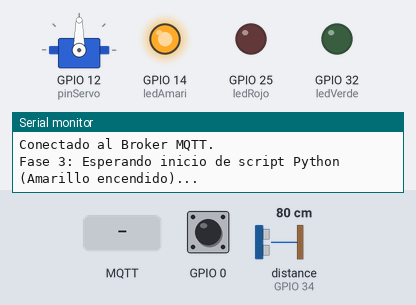
Bench run of a sketch on a simulated ESP32. On the bench: servo, output pins drawn as LEDs (lit = HIGH), the last lines printed to the serial monitor. The test bench sets the inputs (shaded band); at power-on: GPIO 0 HIGH, distance to the obstacle (sensor on GPIO 34) 80 cm. The echo pulse lasts 58.3 µs per cm; WiFi joins after 1.5 s; servers stay silent unless stated; EEPROM starts erased; no MQTT or app messages arrive unless stated; pins used as bus, display or sensor lines are not drawn.

Above: at 4.2 s.
4.3 s: MQTT message "entrada" arrives on the first subscribed topic
At 4.8 s:
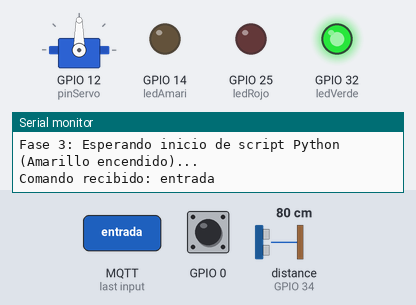
7.3 s: GPIO 0 pulled LOW for 0.15 s
At 7.9 s:
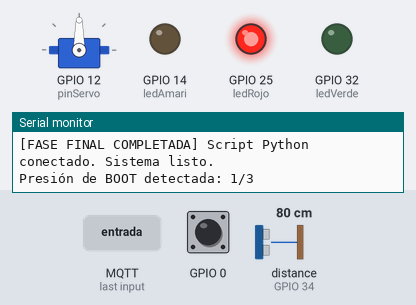
10.4 s: MQTT message "ABRIR" arrives on the first subscribed topic
At 10.7 s:
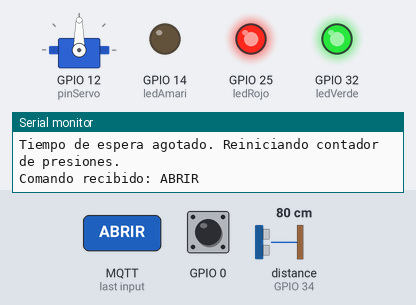
13.4 s: distance to the obstacle (sensor on GPIO 34) set to 2 cm
16.4 s: GPIO 0 pulled LOW for 1 s
20.4 s: GPIO 0 pulled LOW for 0.15 s
At 23.0 s:
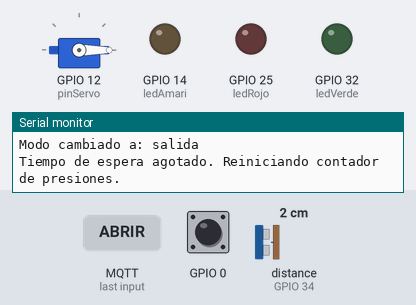
Timing chart, 0 to 24.5 s (numbered marks = the images above; inputs shaded):
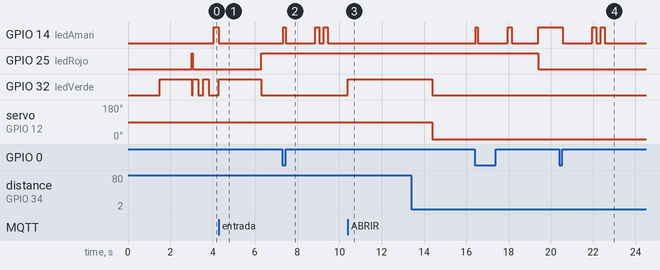

Measured:
- after the input at 4.3 s, GPIO 14 (ledAmari): HIGH → LOW at once; GPIO 25 (ledRojo): LOW → HIGH after 2.0 s; GPIO 32 (ledVerde): LOW → HIGH at once, → LOW 2.0 s later
- after the input at 7.3 s, GPIO 14 (ledAmari): goes HIGH 0.10 s, LOW 1.4 s, HIGH 0.20 s, LOW 0.20 s, HIGH 0.20 s, then LOW, starting after 0.05 s
- after the input at 10.4 s, GPIO 32 (ledVerde): LOW → HIGH at once
- after the input at 20.4 s, GPIO 14 (ledAmari): goes LOW 1.4 s, HIGH 0.20 s, LOW 0.20 s, HIGH 0.20 s, then LOW, starting after 0.15 s

The sketch:

garita_firmware.ino
```cpp
#include <WiFi.h>
#include <PubSubClient.h>
#include <ESP32Servo.h>
#include <WiFiManager.h> // Librería WiFiManager de tzapu
#include <Preferences.h>  // Para guardar configuración en memoria flash

// Firmware de la garita física: agrega alternancia de modo entrada/salida
// (un solo ESP32 haciendo de las dos garitas) y publica la presencia como
// JSON a garita_controller.py / iot-service en los tópicos ucepark/garita/*.

// --- Pines ---
const int pinTrig = 27;
const int pinEcho = 34;
const int ledVerde = 32;
const int ledRojo = 25;
const int ledAmari = 14;
const int pinServo = 12;

// --- Configuración de Red y MQTT ---
char mqtt_server[40] = "192.168.1.50"; // Valor por defecto
bool shouldSaveConfig = false;

WiFiClient espClient;
PubSubClient client(espClient);
Servo miBarrera;
Preferences preferences;

// --- Tópicos MQTT (coinciden con iot-service/config.py de parking-service) ---
const char* TOPIC_PRESENCIA = "ucepark/garita/eventos";
const char* TOPIC_COMANDOS = "ucepark/garita/comandos";
// Estado de conexion del propio ESP32 (no confundir con "el celular esta
// conectado al broker"): se publica "online" retenido apenas conecta, y el
// broker publica sola/automaticamente "offline" (Last Will) si el ESP32 se
// desconecta de golpe (se apaga, pierde WiFi, etc.) sin avisar. Asi la app
// movil puede saber si la garita fisica en si sigue viva, no solo si su
// propia conexion MQTT esta arriba.
const char* TOPIC_ESTADO = "ucepark/garita/estado";

// --- Variables de Estado ---
bool analizando = false;
unsigned long ultimoComandoTiempo = 0;
const unsigned long cooldownTiempo = 5000; // Cooldown de 5 segundos para reactivación
bool scriptConnectedOnce = false;          // Indica si el script de Python ya se sincronizó

// --- Modo entrada/salida (persistido en Preferences) ---
String modoActual = "entrada"; // "entrada" o "salida"

// Variables para control de clicks del botón BOOT
int buttonPressCount = 0;
unsigned long lastButtonPressTime = 0;
bool lastButtonState = HIGH;

void callback(char* topic, byte* payload, unsigned int length);

// Callback de WiFiManager para indicar que se debe guardar la configuración
void saveConfigCallback() {
  Serial.println("Nueva configuración detectada. Se guardará al conectar...");
  shouldSaveConfig = true;
}

void alternarModo() {
  modoActual = (modoActual == "entrada") ? "salida" : "entrada";
  preferences.begin("garita-config", false);
  preferences.putString("modo", modoActual);
  preferences.end();

  Serial.print("Modo cambiado a: ");
  Serial.println(modoActual);

  // Feedback: 1 parpadeo amarillo = entrada, 2 parpadeos = salida
  int parpadeos = (modoActual == "entrada") ? 1 : 2;
  for (int i = 0; i < parpadeos; i++) {
    digitalWrite(ledAmari, HIGH);
    delay(200);
    digitalWrite(ledAmari, LOW);
    delay(200);
  }
}

// Función no bloqueante para: (1) click corto = alterna modo entrada/salida,
// (2) triple-click en <1.5s = reset físico de WiFi/MQTT.
void checkBootButton() {
  bool currentButtonState = digitalRead(0);

  if (currentButtonState == LOW && lastButtonState == HIGH) {
    delay(50); // Debounce
    if (digitalRead(0) == LOW) {
      buttonPressCount++;
      lastButtonPressTime = millis();
      Serial.print("Presión de BOOT detectada: ");
      Serial.print(buttonPressCount);
      Serial.println("/3");

      digitalWrite(ledAmari, HIGH);
      delay(100);
      digitalWrite(ledAmari, LOW);

      while (digitalRead(0) == LOW) {
        delay(10);
      }
    }
  }
  lastButtonState = currentButtonState;

  // Ventana de 1.5s cerrada sin llegar a triple-click: decide la accion.
  if (buttonPressCount > 0 && (millis() - lastButtonPressTime > 1500)) {
    if (buttonPressCount == 1) {
      alternarModo();
    }
    // count == 2: se ignora (evita alternar modo por doble-click accidental
    // camino a un triple-click que no se completo).
    Serial.println("Tiempo de espera agotado. Reiniciando contador de presiones.");
    buttonPressCount = 0;
  }

  if (buttonPressCount >= 3) {
    Serial.println("[RESET] Boton BOOT presionado 3 veces. Restableciendo WiFi y MQTT...");

    for (int i = 0; i < 15; i++) {
      digitalWrite(ledVerde, HIGH);
      digitalWrite(ledAmari, LOW);
      delay(80);
      digitalWrite(ledVerde, LOW);
      digitalWrite(ledAmari, HIGH);
      delay(80);
    }
    digitalWrite(ledAmari, LOW);

    // Reset deliberado (no una caida de energia): se avisa "offline" de una
    // vez por su cuenta, sin esperar a que el broker note la falta de
    // PINGREQ via el Last Will.
    if (client.connected()) {
      client.publish(TOPIC_ESTADO, "offline", true);
      client.disconnect();
    }

    WiFi.disconnect(true, true);
    delay(200);

    WiFiManager wm;
    wm.resetSettings();

    preferences.begin("garita-config", false);
    preferences.clear();
    preferences.end();

    Serial.println("Configuracion borrada por completo. Reiniciando...");
    ESP.restart();
  }
}

void setup() {
  Serial.begin(115200);
  pinMode(ledVerde, OUTPUT); pinMode(ledRojo, OUTPUT); pinMode(ledAmari, OUTPUT);
  pinMode(pinTrig, OUTPUT); pinMode(pinEcho, INPUT);
  miBarrera.attach(pinServo);

  pinMode(0, INPUT_PULLUP);

  digitalWrite(ledAmari, LOW);
  digitalWrite(ledVerde, LOW);
  digitalWrite(ledRojo, LOW);

  preferences.begin("garita-config", false);
  String saved_mqtt = preferences.getString("mqtt_server", "192.168.1.50");
  saved_mqtt.toCharArray(mqtt_server, 40);
  modoActual = preferences.getString("modo", "entrada");
  Serial.print("IP de MQTT Broker cargada de memoria: ");
  Serial.println(mqtt_server);
  Serial.print("Modo cargado de memoria: ");
  Serial.println(modoActual);
  preferences.end();

  WiFiManager wm;
  wm.setSaveConfigCallback(saveConfigCallback);

  WiFiManagerParameter custom_mqtt_server("server", "MQTT Broker IP", mqtt_server, 40);
  wm.addParameter(&custom_mqtt_server);

  Serial.println("Fase 1: Conectando a WiFi (Parpadeando Amarillo)...");
  wm.setConfigPortalBlocking(false);
  wm.autoConnect("Garita-Config");

  unsigned long lastBlink = 0;
  bool blinkState = false;

  while (WiFi.status() != WL_CONNECTED) {
    wm.process();
    checkBootButton();

    if (millis() - lastBlink > 400) {
      lastBlink = millis();
      blinkState = !blinkState;
      digitalWrite(ledAmari, blinkState ? HIGH : LOW);
    }
    delay(10);
  }

  digitalWrite(ledAmari, LOW);
  digitalWrite(ledVerde, HIGH);
  delay(1500);
  digitalWrite(ledVerde, LOW);

  if (shouldSaveConfig) {
    preferences.begin("garita-config", false);
    String new_mqtt = String(custom_mqtt_server.getValue());
    new_mqtt.trim();
    if (new_mqtt.length() > 0) {
      new_mqtt.toCharArray(mqtt_server, 40);
      preferences.putString("mqtt_server", new_mqtt);
      Serial.print("Nueva IP de MQTT guardada en memoria: ");
      Serial.println(mqtt_server);
    }
    preferences.end();
  }

  Serial.println("WiFi conectado exitosamente!");
  Serial.print("Direccion IP del ESP32: ");
  Serial.println(WiFi.localIP());

  client.setServer(mqtt_server, 1883);
  client.setCallback(callback);
  // Keepalive minimo razonable (default de PubSubClient es 15s -> hasta 22s
  // para que el broker note la caida). Con 2s, el broker dispara el Last
  // Will (ucepark/garita/estado -> "offline") en ~3s si el ESP32 se apaga de
  // golpe. Bajarlo mas arriesga falsos "desconectado" por jitter normal de
  // WiFi; una caida de energia real nunca se puede detectar en 0ms exactos
  // porque el dispositivo muerto no puede avisar - esto es lo mas cerca de
  // "inmediato" que el protocolo MQTT permite sin generar falsos positivos.
  client.setKeepAlive(2);
}

void callback(char* topic, byte* payload, unsigned int length) {
  String cmd = "";
  for (unsigned int i = 0; i < length; i++) cmd += (char)payload[i];

  Serial.print("Comando recibido: ");
  Serial.println(cmd);

  if (!scriptConnectedOnce) {
    scriptConnectedOnce = true;
    digitalWrite(ledAmari, LOW);
    digitalWrite(ledVerde, HIGH);
    delay(2000);
    digitalWrite(ledVerde, LOW);

    digitalWrite(ledRojo, HIGH);
    Serial.println("[FASE FINAL COMPLETADA] Script Python conectado. Sistema listo.");
    return;
  }

  if (cmd == "ABRIR") {
    digitalWrite(ledAmari, LOW);
    digitalWrite(ledVerde, HIGH);
    miBarrera.write(90);
    delay(4000);
    miBarrera.write(0);
    digitalWrite(ledVerde, LOW);
    digitalWrite(ledRojo, HIGH);
    analizando = false;
    ultimoComandoTiempo = millis();
  } else if (cmd == "DENEGAR") {
    digitalWrite(ledAmari, LOW);
    digitalWrite(ledRojo, HIGH);
    analizando = false;
    ultimoComandoTiempo = millis();
  }
}

void loop() {
  checkBootButton();

  if (!client.connected()) {
    digitalWrite(ledRojo, HIGH);
    digitalWrite(ledAmari, LOW);
    digitalWrite(ledVerde, LOW);

    while (!client.connected()) {
      checkBootButton();

      Serial.print("Intentando conexion MQTT a ");
      Serial.print(mqtt_server);
      Serial.println("...");

      if (client.connect("Garita01", TOPIC_ESTADO, 1, true, "offline")) {
        client.subscribe(TOPIC_COMANDOS);
        client.publish(TOPIC_ESTADO, "online", true);
        Serial.println("Conectado al Broker MQTT.");

        digitalWrite(ledRojo, LOW);
        for (int i = 0; i < 2; i++) {
          digitalWrite(ledVerde, HIGH); delay(250);
          digitalWrite(ledVerde, LOW); delay(250);
        }

        if (!scriptConnectedOnce) {
          digitalWrite(ledAmari, HIGH);
          Serial.println("Fase 3: Esperando inicio de script Python (Amarillo encendido)...");
        } else {
          digitalWrite(ledRojo, HIGH);
        }
      } else {
        for (int i = 0; i < 200; i++) {
          checkBootButton();
          delay(10);
        }
      }
    }
  }

  client.loop();

  if (scriptConnectedOnce) {
    if (!analizando && (millis() - ultimoComandoTiempo > cooldownTiempo)) {
      digitalWrite(pinTrig, HIGH); delayMicroseconds(10); digitalWrite(pinTrig, LOW);
      long dist = pulseIn(pinEcho, HIGH) * 0.034 / 2;

      if (dist > 0 && dist < 20) {
        analizando = true;
        digitalWrite(ledRojo, LOW);
        digitalWrite(ledAmari, HIGH);
        String payload = "{\"event\":\"presencia\",\"mode\":\"" + modoActual + "\"}";
        client.publish(TOPIC_PRESENCIA, payload.c_str());
        Serial.print("Vehiculo detectado. Enviando presencia (modo=");
        Serial.print(modoActual);
        Serial.println(") a MQTT...");
      }
    }
  }
}
```
